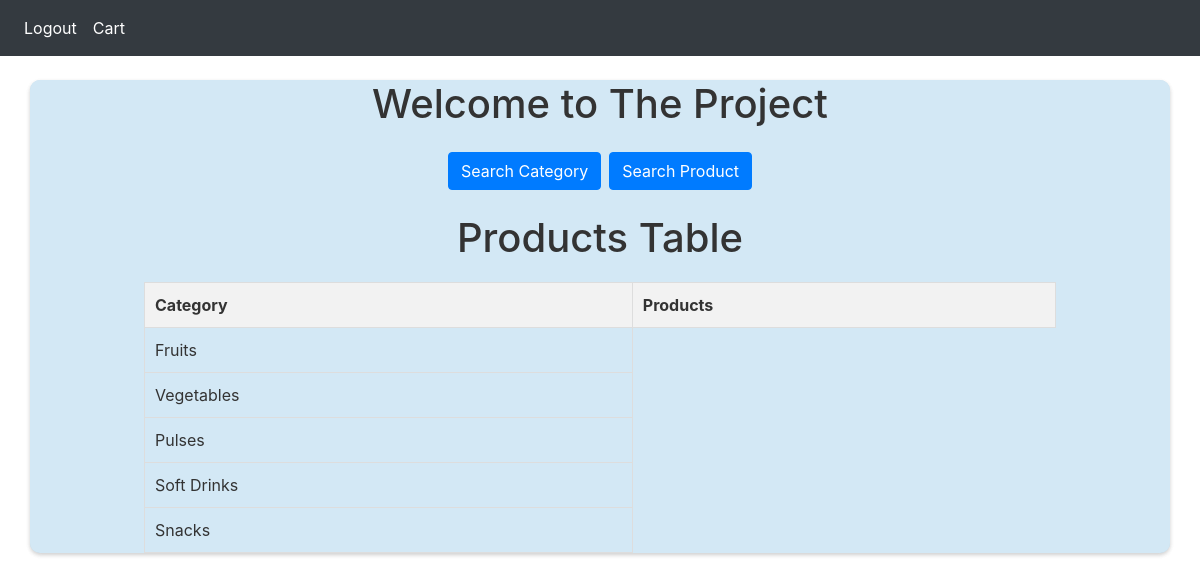
/userhome/0, run on the app's committed database.
### GroceryWebapp/models.py (models this page shows)
class Categories(db.Model, UserMixin):
    id = db.Column(db.Integer, primary_key=True)  # Primary key for the category
    cat_name = db.Column(db.String(150), unique=True, nullable=False)  # Category name
    products = db.relationship(
        "Products", backref="category"
    )  # Relationship with Products model

### GroceryWebapp/main.py (the view)
@main.route("/userhome/<int:userid>")
def userhome(userid):
    categories = Categories.query.all()
    for category in categories:
        category.products = Products.query.filter_by(c_id=category.id).all()
    return render_template("home_user.html", categories=categories, userid=userid)

### GroceryWebapp/templates/home_user.html (shortened to what this page needs)
{% extends "base.html" %}
{% block head %}
{{ super() }}
<link rel="stylesheet" href="{{ url_for('static', filename='demo.css') }}">
<link rel="stylesheet" href="{{ url_for('static', filename='demo2.css') }}">
{% endblock %}
{% block nav %}
<nav class="navbar navbar-expand-lg navbar-dark bg-dark">
  <div  id="navbar">
    <div class="navbar-nav">
      <a class="nav-item nav-link" id="home" href="/">Logout</a>
      <a class="nav-item nav-link" id="home" href="{{url_for('main.usercart', userid=userid)}}">Cart</a>
    </div>
  </div>
</nav>
{% endblock %}
{% block content %}
<div class="container mt-4">
  <h1 class="text-center">Welcome to The Project</h1>
  <div class="d-flex justify-content-center mt-4">
    <a href="{{url_for('main.searchcat', userid=userid)}}" class="btn btn-primary mr-2">Search Category</a>
    <a href="{{url_for('main.searchitem', userid=userid)}}" class="btn btn-primary">Search Product</a>
  </div>
  <h1 class="text-center mt-4">Products Table</h1>
  <table>
    <tr>
      <th>Category</th>
      <th>Products</th>
    </tr>
    {% for category in categories %}
    <tr>
      <td>{{ category.cat_name }}</td>
    </tr>
    {% endfor %}
  </table>
</div>
{% endblock %}

### GroceryWebapp/static/demo2.css (style rules this page uses)
table { width: 100%; border-collapse: collapse; }
th, td { padding: 8px; border: 1px solid #ccc; }

### GroceryWebapp/templates/home_user.html (style rules this page uses)
.container { background-color: #d3e8f5; color: #333; padding: 0px; border-radius: 10px; box-shadow: 0 2px 4px rgba(0, 0, 0, 0.1); }
.navbar { background-color: #333; }
.navbar .navbar-nav .nav-link { color: #fff; }
.d-flex { margin-top: 20px; display: flex; justify-content: center; }
.btn-primary { background-color: #007bff; border-color: #007bff; }
h1 { text-align: center; }
table { width: 80%; border-collapse: collapse; margin: 20px auto; }
th, td { border: 1px solid #ddd; padding: 10px; text-align: left; }
th { background-color: #f2f2f2; }

### data on the page
Categories: cat_name "Fruits"
Categories: cat_name "Vegetables"
Categories: cat_name "Pulses"
Categories: cat_name "Soft Drinks"
Categories: cat_name "Snacks"
